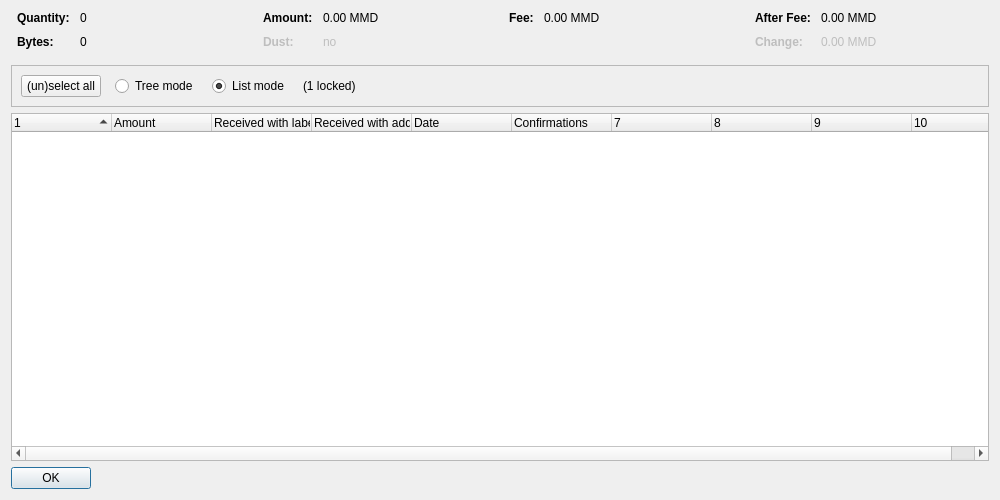
<?xml version="1.0" encoding="UTF-8"?>
<ui version="4.0">
 <class>CoinControlDialog</class>
 <widget class="QDialog" name="CoinControlDialog">
  <property name="geometry">
   <rect>
    <x>0</x>
    <y>0</y>
    <width>1000</width>
    <height>500</height>
   </rect>
  </property>
  <property name="windowTitle">
   <string>Coin Selection</string>
  </property>
  <layout class="QVBoxLayout" name="verticalLayout">
   <item>
    <layout class="QHBoxLayout" name="horizontalLayoutTop" stretch="0,0,0,0">
     <property name="topMargin">
      <number>0</number>
     </property>
     <property name="bottomMargin">
      <number>10</number>
     </property>
     <item>
      <layout class="QFormLayout" name="formLayoutCoinControl1">
       <property name="horizontalSpacing">
        <number>10</number>
       </property>
       <property name="verticalSpacing">
        <number>10</number>
       </property>
       <property name="leftMargin">
        <number>6</number>
       </property>
       <property name="rightMargin">
        <number>6</number>
       </property>
       <item row="0" column="0">
        <widget class="QLabel" name="labelCoinControlQuantityText">
         <property name="font">
          <font>
           <weight>75</weight>
           <bold>true</bold>
          </font>
         </property>
         <property name="text">
          <string>Quantity:</string>
         </property>
        </widget>
       </item>
       <item row="0" column="1">
        <widget class="QLabel" name="labelCoinControlQuantity">
         <property name="cursor">
          <cursorShape>IBeamCursor</cursorShape>
         </property>
         <property name="contextMenuPolicy">
          <enum>Qt::ActionsContextMenu</enum>
         </property>
         <property name="text">
          <string notr="true">0</string>
         </property>
         <property name="textInteractionFlags">
          <set>Qt::LinksAccessibleByMouse|Qt::TextSelectableByKeyboard|Qt::TextSelectableByMouse</set>
         </property>
        </widget>
       </item>
       <item row="1" column="0">
        <widget class="QLabel" name="labelCoinControlBytesText">
         <property name="font">
          <font>
           <weight>75</weight>
           <bold>true</bold>
          </font>
         </property>
         <property name="text">
          <string>Bytes:</string>
         </property>
        </widget>
       </item>
       <item row="1" column="1">
        <widget class="QLabel" name="labelCoinControlBytes">
         <property name="cursor">
          <cursorShape>IBeamCursor</cursorShape>
         </property>
         <property name="contextMenuPolicy">
          <enum>Qt::ActionsContextMenu</enum>
         </property>
         <property name="text">
          <string notr="true">0</string>
         </property>
         <property name="textInteractionFlags">
          <set>Qt::LinksAccessibleByMouse|Qt::TextSelectableByKeyboard|Qt::TextSelectableByMouse</set>
         </property>
        </widget>
       </item>
      </layout>
     </item>
     <item>
      <layout class="QFormLayout" name="formLayoutCoinControl2">
       <property name="horizontalSpacing">
        <number>10</number>
       </property>
       <property name="verticalSpacing">
        <number>10</number>
       </property>
       <property name="leftMargin">
        <number>6</number>
       </property>
       <property name="rightMargin">
        <number>6</number>
       </property>
       <item row="0" column="0">
        <widget class="QLabel" name="labelCoinControlAmountText">
         <property name="font">
          <font>
           <weight>75</weight>
           <bold>true</bold>
          </font>
         </property>
         <property name="text">
          <string>Amount:</string>
         </property>
        </widget>
       </item>
       <item row="0" column="1">
        <widget class="QLabel" name="labelCoinControlAmount">
         <property name="cursor">
          <cursorShape>IBeamCursor</cursorShape>
         </property>
         <property name="contextMenuPolicy">
          <enum>Qt::ActionsContextMenu</enum>
         </property>
         <property name="text">
          <string notr="true">0.00 MMD</string>
         </property>
         <property name="textInteractionFlags">
          <set>Qt::LinksAccessibleByMouse|Qt::TextSelectableByKeyboard|Qt::TextSelectableByMouse</set>
         </property>
        </widget>
       </item>
       <item row="1" column="0">
        <widget class="QLabel" name="labelCoinControlLowOutputText">
         <property name="enabled">
          <bool>false</bool>
         </property>
         <property name="font">
          <font>
           <weight>75</weight>
           <bold>true</bold>
          </font>
         </property>
         <property name="text">
          <string>Dust:</string>
         </property>
        </widget>
       </item>
       <item row="1" column="1">
        <widget class="QLabel" name="labelCoinControlLowOutput">
         <property name="enabled">
          <bool>false</bool>
         </property>
         <property name="cursor">
          <cursorShape>IBeamCursor</cursorShape>
         </property>
         <property name="contextMenuPolicy">
          <enum>Qt::ActionsContextMenu</enum>
         </property>
         <property name="text">
          <string notr="true">no</string>
         </property>
         <property name="textInteractionFlags">
          <set>Qt::LinksAccessibleByMouse|Qt::TextSelectableByKeyboard|Qt::TextSelectableByMouse</set>
         </property>
        </widget>
       </item>
      </layout>
     </item>
     <item>
      <layout class="QFormLayout" name="formLayoutCoinControl3">
       <property name="horizontalSpacing">
        <number>10</number>
       </property>
       <property name="verticalSpacing">
        <number>10</number>
       </property>
       <property name="leftMargin">
        <number>6</number>
       </property>
       <property name="rightMargin">
        <number>6</number>
       </property>
       <item row="0" column="0">
        <widget class="QLabel" name="labelCoinControlFeeText">
         <property name="font">
          <font>
           <weight>75</weight>
           <bold>true</bold>
          </font>
         </property>
         <property name="text">
          <string>Fee:</string>
         </property>
        </widget>
       </item>
       <item row="0" column="1">
        <widget class="QLabel" name="labelCoinControlFee">
         <property name="cursor">
          <cursorShape>IBeamCursor</cursorShape>
         </property>
         <property name="contextMenuPolicy">
          <enum>Qt::ActionsContextMenu</enum>
         </property>
         <property name="text">
          <string notr="true">0.00 MMD</string>
         </property>
         <property name="textInteractionFlags">
          <set>Qt::LinksAccessibleByMouse|Qt::TextSelectableByKeyboard|Qt::TextSelectableByMouse</set>
         </property>
        </widget>
       </item>
      </layout>
     </item>
     <item>
      <layout class="QFormLayout" name="formLayoutCoinControl4">
       <property name="horizontalSpacing">
        <number>10</number>
       </property>
       <property name="verticalSpacing">
        <number>10</number>
       </property>
       <property name="leftMargin">
        <number>6</number>
       </property>
       <property name="rightMargin">
        <number>6</number>
       </property>
       <item row="0" column="0">
        <widget class="QLabel" name="labelCoinControlAfterFeeText">
         <property name="font">
          <font>
           <weight>75</weight>
           <bold>true</bold>
          </font>
         </property>
         <property name="text">
          <string>After Fee:</string>
         </property>
        </widget>
       </item>
       <item row="0" column="1">
        <widget class="QLabel" name="labelCoinControlAfterFee">
         <property name="cursor">
          <cursorShape>IBeamCursor</cursorShape>
         </property>
         <property name="contextMenuPolicy">
          <enum>Qt::ActionsContextMenu</enum>
         </property>
         <property name="text">
          <string notr="true">0.00 MMD</string>
         </property>
         <property name="textInteractionFlags">
          <set>Qt::LinksAccessibleByMouse|Qt::TextSelectableByKeyboard|Qt::TextSelectableByMouse</set>
         </property>
        </widget>
       </item>
       <item row="1" column="0">
        <widget class="QLabel" name="labelCoinControlChangeText">
         <property name="enabled">
          <bool>false</bool>
         </property>
         <property name="font">
          <font>
           <weight>75</weight>
           <bold>true</bold>
          </font>
         </property>
         <property name="text">
          <string>Change:</string>
         </property>
        </widget>
       </item>
       <item row="1" column="1">
        <widget class="QLabel" name="labelCoinControlChange">
         <property name="enabled">
          <bool>false</bool>
         </property>
         <property name="cursor">
          <cursorShape>IBeamCursor</cursorShape>
         </property>
         <property name="contextMenuPolicy">
          <enum>Qt::ActionsContextMenu</enum>
         </property>
         <property name="text">
          <string notr="true">0.00 MMD</string>
         </property>
         <property name="textInteractionFlags">
          <set>Qt::LinksAccessibleByMouse|Qt::TextSelectableByKeyboard|Qt::TextSelectableByMouse</set>
         </property>
        </widget>
       </item>
      </layout>
     </item>
    </layout>
   </item>
   <item>
    <widget class="QFrame" name="frame">
     <property name="minimumSize">
      <size>
       <width>0</width>
       <height>40</height>
      </size>
     </property>
     <property name="frameShape">
      <enum>QFrame::StyledPanel</enum>
     </property>
     <property name="frameShadow">
      <enum>QFrame::Sunken</enum>
     </property>
     <layout class="QHBoxLayout" name="horizontalLayout">
      <item>
       <layout class="QHBoxLayout" name="horizontalLayoutPanel" stretch="0,0,0,0,0">
        <property name="spacing">
         <number>14</number>
        </property>
        <item>
         <widget class="QPushButton" name="pushButtonSelectAll">
          <property name="sizePolicy">
           <sizepolicy hsizetype="Maximum" vsizetype="Fixed">
            <horstretch>0</horstretch>
            <verstretch>0</verstretch>
           </sizepolicy>
          </property>
          <property name="text">
           <string>(un)select all</string>
          </property>
          <property name="autoDefault">
           <bool>false</bool>
          </property>
         </widget>
        </item>
        <item>
         <widget class="QRadioButton" name="radioTreeMode">
          <property name="sizePolicy">
           <sizepolicy hsizetype="Maximum" vsizetype="Fixed">
            <horstretch>0</horstretch>
            <verstretch>0</verstretch>
           </sizepolicy>
          </property>
          <property name="text">
           <string>Tree mode</string>
          </property>
         </widget>
        </item>
        <item>
         <widget class="QRadioButton" name="radioListMode">
          <property name="sizePolicy">
           <sizepolicy hsizetype="Maximum" vsizetype="Fixed">
            <horstretch>0</horstretch>
            <verstretch>0</verstretch>
           </sizepolicy>
          </property>
          <property name="text">
           <string>List mode</string>
          </property>
          <property name="checked">
           <bool>true</bool>
          </property>
         </widget>
        </item>
        <item>
         <widget class="QLabel" name="labelLocked">
          <property name="text">
           <string notr="true">(1 locked)</string>
          </property>
         </widget>
        </item>
        <item>
         <spacer name="horizontalSpacer">
          <property name="orientation">
           <enum>Qt::Horizontal</enum>
          </property>
          <property name="sizeHint" stdset="0">
           <size>
            <width>40</width>
            <height>20</height>
           </size>
          </property>
         </spacer>
        </item>
       </layout>
      </item>
     </layout>
    </widget>
   </item>
   <item>
    <widget class="CoinControlTreeWidget" name="treeWidget">
     <property name="contextMenuPolicy">
      <enum>Qt::CustomContextMenu</enum>
     </property>
     <property name="sortingEnabled">
      <bool>false</bool>
     </property>
     <property name="columnCount">
      <number>10</number>
     </property>
     <attribute name="headerShowSortIndicator" stdset="0">
      <bool>true</bool>
     </attribute>
     <attribute name="headerStretchLastSection">
      <bool>false</bool>
     </attribute>
     <column>
      <property name="text">
       <string/>
      </property>
     </column>
     <column>
      <property name="text">
       <string>Amount</string>
      </property>
     </column>
     <column>
      <property name="text">
       <string>Received with label</string>
      </property>
     </column>
     <column>
      <property name="text">
       <string>Received with address</string>
      </property>
     </column>
     <column>
      <property name="text">
       <string>Date</string>
      </property>
     </column>
     <column>
      <property name="text">
       <string>Confirmations</string>
      </property>
      <property name="toolTip">
       <string>Confirmed</string>
      </property>
     </column>
     <column>
      <property name="text">
       <string/>
      </property>
     </column>
     <column>
      <property name="text">
       <string/>
      </property>
     </column>
     <column>
      <property name="text">
       <string/>
      </property>
     </column>
     <column>
      <property name="text">
       <string/>
      </property>
     </column>
    </widget>
   </item>
   <item>
    <widget class="QDialogButtonBox" name="buttonBox">
     <property name="sizePolicy">
      <sizepolicy hsizetype="Maximum" vsizetype="Fixed">
       <horstretch>0</horstretch>
       <verstretch>0</verstretch>
      </sizepolicy>
     </property>
     <property name="orientation">
      <enum>Qt::Horizontal</enum>
     </property>
     <property name="standardButtons">
      <set>QDialogButtonBox::Ok</set>
     </property>
    </widget>
   </item>
  </layout>
 </widget>
 <customwidgets>
  <customwidget>
   <class>CoinControlTreeWidget</class>
   <extends>QTreeWidget</extends>
   <header>qt/coincontroltreewidget.h</header>
  </customwidget>
 </customwidgets>
 <resources/>
 <connections/>
</ui>
